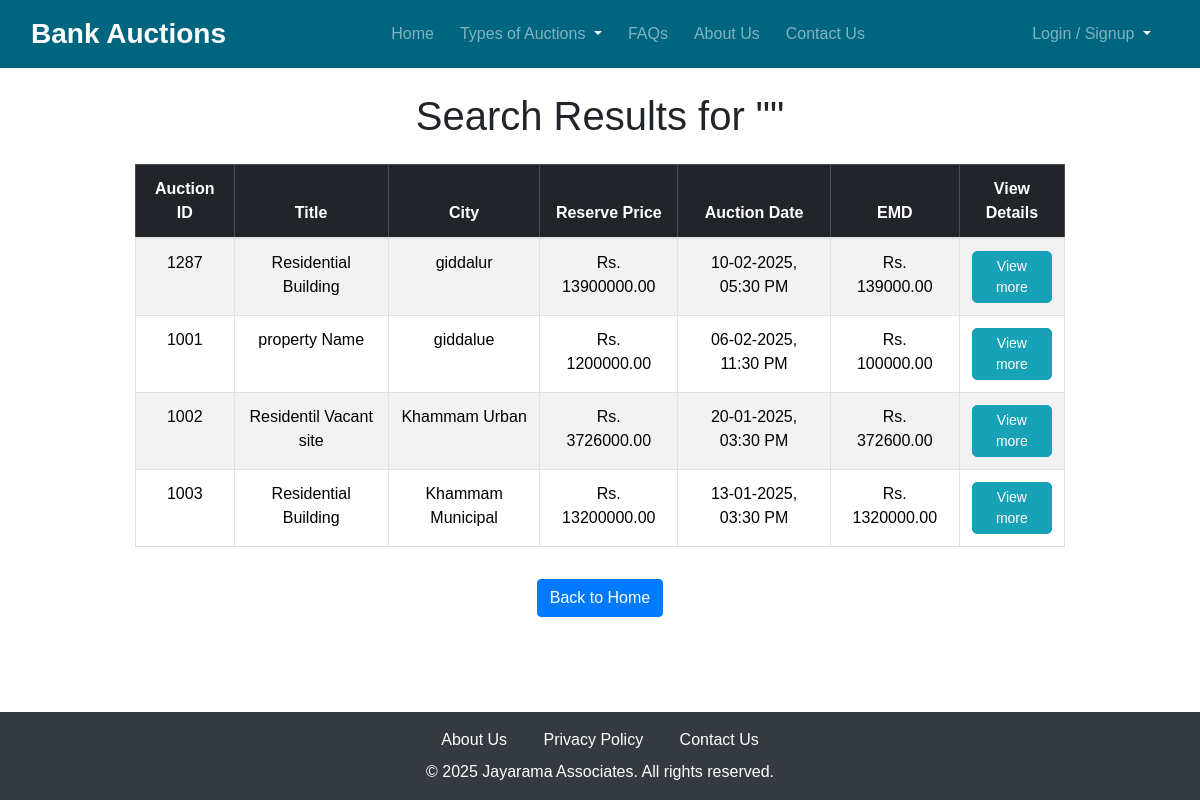
The page /search/ on the database as committed earlier.
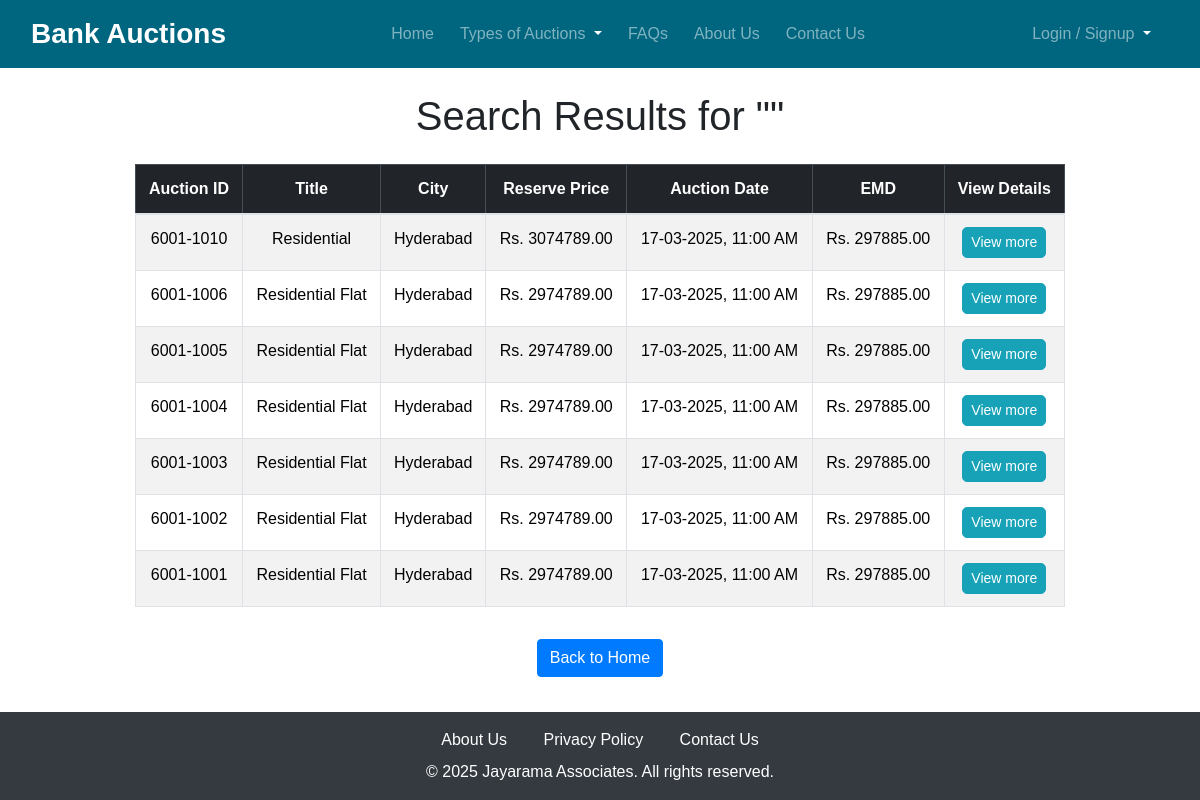
The same page on the database as committed later.
### propertyapp/models.py (models this page shows, shortened)
class Property(models.Model):
    Auction_id = models.CharField(max_length=10)
    Title = models.CharField(max_length=200)
    Bank = models.ForeignKey(Bank, on_delete=models.CASCADE, related_name="properties")
    Property_Title = models.ForeignKey(Category, on_delete=models.CASCADE, related_name="properties")
    Description = models.TextField()
    Location = models.CharField(max_length=30)
    City = models.CharField(max_length=20)
    State = models.CharField(max_length=20)
    Amount = models.DecimalField(max_digits=10, decimal_places=2)
    Reserve_price = models.DecimalField(max_digits=10, decimal_places=2)
    EMD_amount = models.DecimalField(max_digits=10, decimal_places=2)
    Bid_increment = models.DecimalField(max_digits=10, decimal_places=2)
    EMD_submission_date = models.DateTimeField()
    Auction_start_date = models.DateTimeField()
    Auction_end_date = models.DateTimeField()
    created_at = models.DateTimeField(auto_now_add=True)  # Automatically set on creation
    Image = models.ImageField(upload_to='images/', default='default.jpg')
    objects = PropertyManager()  # Apply ordering
    def get_absolute_url(self):
        return reverse('property_detail', args=[str(self.id)])
    class Meta:
        verbose_name_plural = "Properties"

### propertyapp/views.py (the view)
# urls.py: path('search/', views.search_property, name='search_property'),
def search_property(request):
    query = request.GET.get('query', '')
    category = request.GET.get('category', '')
    if category == "gold":
        properties = GoldAuction.objects.filter(
            Q(appl_apac__icontains=query) |
            Q(item__item_title__icontains=query) |
            Q(state__icontains=query) |
            Q(sub_location__icontains=query) |
            Q(branch_name__icontains=query)
        ).order_by('-created_at')
    else:
        properties = Property.objects.filter(
            Q(Title__icontains=query) |
            Q(Location__icontains=query) |
            Q(City__icontains=query) |
            Q(State__icontains=query)
        ).order_by('-created_at')
    return render(request, 'properties/search_property.html', {'properties': properties, 'query': query})

### propertyapp/models.py (called while the page is built)
    def get_queryset(self):
        return super().get_queryset().order_by('-created_at')

### propertyapp/templates/properties/search_property.html (shortened to what this page needs)
{% extends 'properties/base.html' %}
{% block content %}
<div class="container mt-4">
    <h1 class=" text-center mb-4">Search Results for "{{ query }}"</h1>
    {% if properties %}
    <div class="table-responsive">
        <table class="table table-bordered table-striped table-hover align-middle text-center">
            <thead class="table-dark">
                <tr>
                    <th scope="col">Auction ID</th>
                    <th scope="col">Title</th>
                    <th scope="col">City</th>
                    <th scope="col">Reserve Price</th>
                    <th scope="col">Auction Date</th>
                    <th scope="col">EMD</th>
                    <th scope="col">View Details</th>
                </tr>
            </thead>
            <tbody>
                {% for property in properties %}
                <tr>
                    <td>{{ property.Auction_id }}</td>
                    <td>{{ property.Title }}</td>
                    <td>{{ property.City }}</td>
                    <td>Rs. {{ property.Reserve_price }}</td>
                    <td>{{ property.Auction_start_date|date:"d-m-Y, h:i A" }}</td>
                    <td>Rs. {{ property.EMD_amount }}</td>
                    <td>
                        <a href="{{ property.get_absolute_url }}" class="btn btn-info btn-sm" style="border-radius: 5px;">View more</a>
                    </td>
                </tr>
                {% endfor %}
            </tbody>
        </table>
    </div>
    {% else %}
    <div class="alert alert-warning" role="alert">
        No properties found matching your search.
    </div>
    {% endif %}
    <div class="text-center mt-0 p-3">
        <a href="{% url 'home' %}" class="btn btn-primary">Back to Home</a>
    </div>
</div>
{% endblock %}

Rows that differ between the two databases and show on the page:
removed Property: Auction_id "1287", Title "Residential Building", City "giddalur", Reserve_price "13900000.00", Auction_start_date "10-02-2025, 05:30 PM", EMD_amount "139000.00"
added Property: Auction_id "6001-1010", Title "Residential", City "Hyderabad", Reserve_price "3074789.00", Auction_start_date "17-03-2025, 11:00 AM", EMD_amount "297885.00"
added Property: Auction_id "6001-1006", Title "Residential Flat", City "Hyderabad", Reserve_price "2974789.00", Auction_start_date "17-03-2025, 11:00 AM", EMD_amount "297885.00"
added Property: Auction_id "6001-1005", Title "Residential Flat", City "Hyderabad", Reserve_price "2974789.00", Auction_start_date "17-03-2025, 11:00 AM", EMD_amount "297885.00"
added Property: Auction_id "6001-1004", Title "Residential Flat", City "Hyderabad", Reserve_price "2974789.00", Auction_start_date "17-03-2025, 11:00 AM", EMD_amount "297885.00"
changed Property (number 5 of 7 on the later page): Auction_id "1003" → "6001-1003"; Title "Residential Building" → "Residential Flat"; City "Khammam Municipal" → "Hyderabad"; Reserve_price "13200000.00" → "2974789.00"; Auction_start_date "13-01-2025, 03:30 PM" → "17-03-2025, 11:00 AM"; EMD_amount "1320000.00" → "297885.00"; moves up the list
changed Property (number 6 of 7 on the later page): Auction_id "1002" → "6001-1002"; Title "Residentil Vacant site" → "Residential Flat"; City "Khammam Urban" → "Hyderabad"; Reserve_price "3726000.00" → "2974789.00"; Auction_start_date "20-01-2025, 03:30 PM" → "17-03-2025, 11:00 AM"; EMD_amount "372600.00" → "297885.00"; moves down the list
changed Property (number 7 of 7 on the later page): Auction_id "1001" → "6001-1001"; Title "property Name" → "Residential Flat"; City "giddalue" → "Hyderabad"; Reserve_price "1200000.00" → "2974789.00"; Auction_start_date "06-02-2025, 11:30 PM" → "17-03-2025, 11:00 AM"; EMD_amount "100000.00" → "297885.00"
